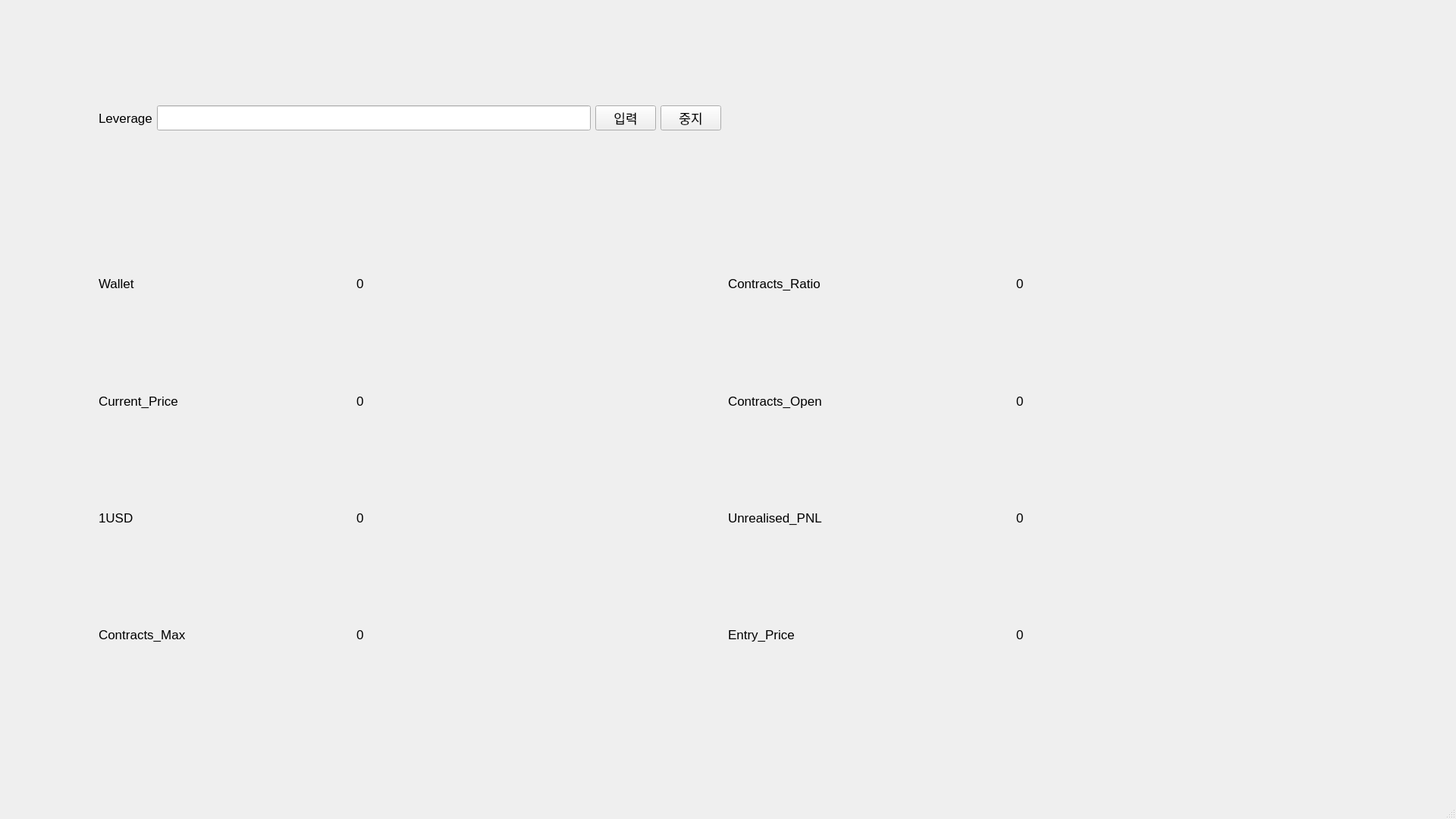
<?xml version="1.0" encoding="UTF-8"?>
<ui version="4.0">
 <class>MainWindow</class>
 <widget class="QMainWindow" name="MainWindow">
  <property name="geometry">
   <rect>
    <x>0</x>
    <y>0</y>
    <width>1920</width>
    <height>1080</height>
   </rect>
  </property>
  <property name="windowTitle">
   <string>MainWindow</string>
  </property>
  <widget class="QWidget" name="centralwidget">
   <widget class="QWidget" name="widget" native="true">
    <property name="geometry">
     <rect>
      <x>60</x>
      <y>40</y>
      <width>1821</width>
      <height>941</height>
     </rect>
    </property>
    <widget class="QWidget" name="verticalLayoutWidget_3">
     <property name="geometry">
      <rect>
       <x>410</x>
       <y>260</y>
       <width>491</width>
       <height>611</height>
      </rect>
     </property>
     <property name="font">
      <font>
       <family>Arial</family>
       <pointsize>14</pointsize>
      </font>
     </property>
     <layout class="QVBoxLayout" name="verticalLayout_5">
      <item>
       <widget class="QLabel" name="val_Wallet">
        <property name="font">
         <font>
          <family>Arial</family>
          <pointsize>13</pointsize>
         </font>
        </property>
        <property name="text">
         <string>0</string>
        </property>
       </widget>
      </item>
      <item>
       <widget class="QLabel" name="val_Current_Price">
        <property name="font">
         <font>
          <family>Arial</family>
          <pointsize>13</pointsize>
         </font>
        </property>
        <property name="text">
         <string>0</string>
        </property>
       </widget>
      </item>
      <item>
       <widget class="QLabel" name="val_1USD">
        <property name="font">
         <font>
          <family>Arial</family>
          <pointsize>13</pointsize>
         </font>
        </property>
        <property name="text">
         <string>0</string>
        </property>
       </widget>
      </item>
      <item>
       <widget class="QLabel" name="val_Contracts_Max">
        <property name="font">
         <font>
          <family>Arial</family>
          <pointsize>13</pointsize>
         </font>
        </property>
        <property name="text">
         <string>0</string>
        </property>
       </widget>
      </item>
     </layout>
    </widget>
    <widget class="QWidget" name="verticalLayoutWidget_4">
     <property name="geometry">
      <rect>
       <x>70</x>
       <y>260</y>
       <width>341</width>
       <height>611</height>
      </rect>
     </property>
     <property name="font">
      <font>
       <family>Arial</family>
       <pointsize>14</pointsize>
      </font>
     </property>
     <layout class="QVBoxLayout" name="verticalLayout_6">
      <item>
       <widget class="QLabel" name="lable_Wallet">
        <property name="font">
         <font>
          <family>Arial</family>
          <pointsize>13</pointsize>
         </font>
        </property>
        <property name="text">
         <string>Wallet</string>
        </property>
       </widget>
      </item>
      <item>
       <widget class="QLabel" name="label_Current_Price">
        <property name="font">
         <font>
          <family>Arial</family>
          <pointsize>13</pointsize>
         </font>
        </property>
        <property name="text">
         <string>Current_Price</string>
        </property>
       </widget>
      </item>
      <item>
       <widget class="QLabel" name="label_1USD">
        <property name="font">
         <font>
          <family>Arial</family>
          <pointsize>13</pointsize>
         </font>
        </property>
        <property name="text">
         <string>1USD</string>
        </property>
       </widget>
      </item>
      <item>
       <widget class="QLabel" name="label_Contracts_Max">
        <property name="font">
         <font>
          <family>Arial</family>
          <pointsize>13</pointsize>
         </font>
        </property>
        <property name="text">
         <string>Contracts_Max</string>
        </property>
       </widget>
      </item>
     </layout>
    </widget>
    <widget class="QWidget" name="verticalLayoutWidget">
     <property name="geometry">
      <rect>
       <x>900</x>
       <y>260</y>
       <width>381</width>
       <height>611</height>
      </rect>
     </property>
     <property name="font">
      <font>
       <family>Arial</family>
       <pointsize>14</pointsize>
      </font>
     </property>
     <layout class="QVBoxLayout" name="verticalLayout_3">
      <property name="rightMargin">
       <number>2</number>
      </property>
      <item>
       <widget class="QLabel" name="label_Contracts_Ratio">
        <property name="font">
         <font>
          <family>Arial</family>
          <pointsize>13</pointsize>
         </font>
        </property>
        <property name="text">
         <string>Contracts_Ratio</string>
        </property>
       </widget>
      </item>
      <item>
       <widget class="QLabel" name="label_Contracts_Open">
        <property name="font">
         <font>
          <family>Arial</family>
          <pointsize>13</pointsize>
         </font>
        </property>
        <property name="text">
         <string>Contracts_Open</string>
        </property>
       </widget>
      </item>
      <item>
       <widget class="QLabel" name="label_Unrealised_PNL">
        <property name="font">
         <font>
          <family>Arial</family>
          <pointsize>13</pointsize>
         </font>
        </property>
        <property name="text">
         <string>Unrealised_PNL</string>
        </property>
       </widget>
      </item>
      <item>
       <widget class="QLabel" name="label_Entry_Price">
        <property name="font">
         <font>
          <family>Arial</family>
          <pointsize>13</pointsize>
         </font>
        </property>
        <property name="text">
         <string>Entry_Price</string>
        </property>
       </widget>
      </item>
     </layout>
    </widget>
    <widget class="QWidget" name="verticalLayoutWidget_2">
     <property name="geometry">
      <rect>
       <x>1280</x>
       <y>260</y>
       <width>461</width>
       <height>611</height>
      </rect>
     </property>
     <property name="font">
      <font>
       <family>Arial</family>
       <pointsize>14</pointsize>
      </font>
     </property>
     <layout class="QVBoxLayout" name="verticalLayout_4">
      <item>
       <widget class="QLabel" name="val_Contracts_Ratio">
        <property name="font">
         <font>
          <family>Arial</family>
          <pointsize>13</pointsize>
         </font>
        </property>
        <property name="text">
         <string>0</string>
        </property>
       </widget>
      </item>
      <item>
       <widget class="QLabel" name="val_Contracts_Open">
        <property name="font">
         <font>
          <family>Arial</family>
          <pointsize>13</pointsize>
         </font>
        </property>
        <property name="text">
         <string>0</string>
        </property>
       </widget>
      </item>
      <item>
       <widget class="QLabel" name="val_Unrealised_PNL">
        <property name="font">
         <font>
          <family>Arial</family>
          <pointsize>13</pointsize>
         </font>
        </property>
        <property name="text">
         <string>0</string>
        </property>
       </widget>
      </item>
      <item>
       <widget class="QLabel" name="val_Entry_Price">
        <property name="font">
         <font>
          <family>Arial</family>
          <pointsize>13</pointsize>
         </font>
        </property>
        <property name="text">
         <string>0</string>
        </property>
       </widget>
      </item>
     </layout>
    </widget>
    <widget class="QWidget" name="horizontalLayoutWidget">
     <property name="geometry">
      <rect>
       <x>70</x>
       <y>70</y>
       <width>821</width>
       <height>91</height>
      </rect>
     </property>
     <layout class="QHBoxLayout" name="horizontalLayout">
      <item>
       <widget class="QLabel" name="label_Leverage">
        <property name="font">
         <font>
          <family>Arial</family>
          <pointsize>13</pointsize>
         </font>
        </property>
        <property name="text">
         <string>Leverage</string>
        </property>
       </widget>
      </item>
      <item>
       <widget class="QLineEdit" name="lineEdit_Leverage">
        <property name="font">
         <font>
          <pointsize>16</pointsize>
         </font>
        </property>
       </widget>
      </item>
      <item>
       <widget class="QPushButton" name="button_Leverage">
        <property name="font">
         <font>
          <family>맑은 고딕 Semilight</family>
          <pointsize>13</pointsize>
         </font>
        </property>
        <property name="text">
         <string>입력</string>
        </property>
       </widget>
      </item>
      <item>
       <widget class="QPushButton" name="button_Cancel">
        <property name="font">
         <font>
          <family>맑은 고딕 Semilight</family>
          <pointsize>13</pointsize>
         </font>
        </property>
        <property name="text">
         <string>중지</string>
        </property>
       </widget>
      </item>
     </layout>
    </widget>
   </widget>
  </widget>
  <widget class="QMenuBar" name="menubar">
   <property name="geometry">
    <rect>
     <x>0</x>
     <y>0</y>
     <width>1920</width>
     <height>47</height>
    </rect>
   </property>
  </widget>
  <widget class="QStatusBar" name="statusbar"/>
 </widget>
 <resources/>
 <connections/>
</ui>
